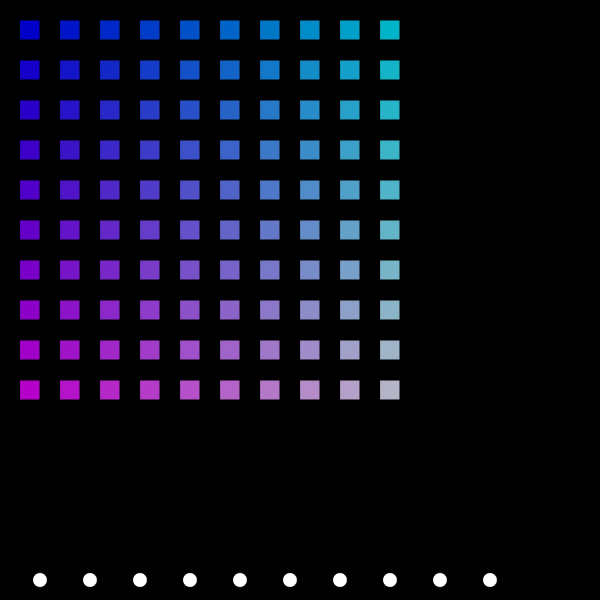
Frame 1 (no input)
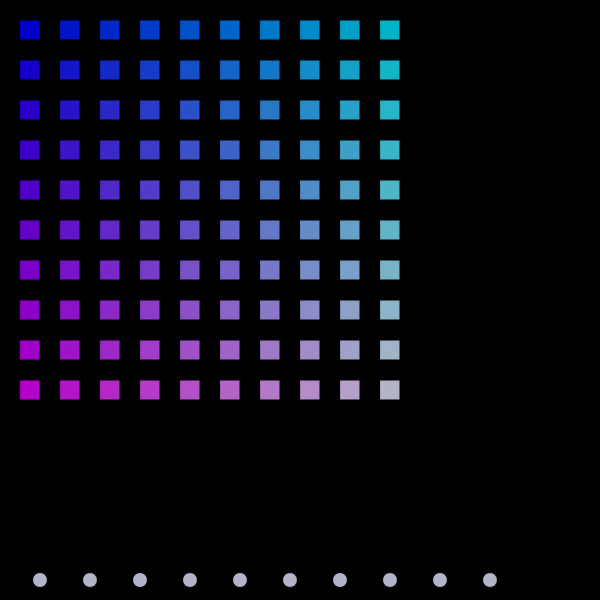
Frame 60 (no input)
Frame 120 (the mouse pressed at the canvas centre since frame 60): identical to frame 60, image omitted

The p5.js sketch that drew these frames (run headless with seeded random() and noise() and a simulated clock; from frame 60 on, the mouse is pressed at the canvas centre):

// p5.js sketch
// ── sketch.js
var yPos;
var xPos;
function setup() {
	createCanvas(600,600);
	background(0);
	yPos = 0;
	xPos = 0;
}

function draw() {
	for(var i = 0; i < 10; i++){ 
		ellipse(i * 50 + 40,height-20, 15, 15);
	}
	/*
	for(var i = 0; i < 10; i++){ 
		//ellipse(i * 50 + 40,height/2, 15, 15);
		for(var j = 0; j < 10; j++){
			fill(i*20, j*20, 200);
			rect(j * 40 + 20, i * 40 + 20, 20, 20)
		}
	}
	*/
	while(yPos < 10){
		while(xPos < 10){
			fill(yPos*20, xPos*20, 200);
			rect(xPos * 40 + 20, yPos * 40 + 20, 20, 20)
			xPos++;
		}
		yPos++;
		xPos = 0;
	}
}
